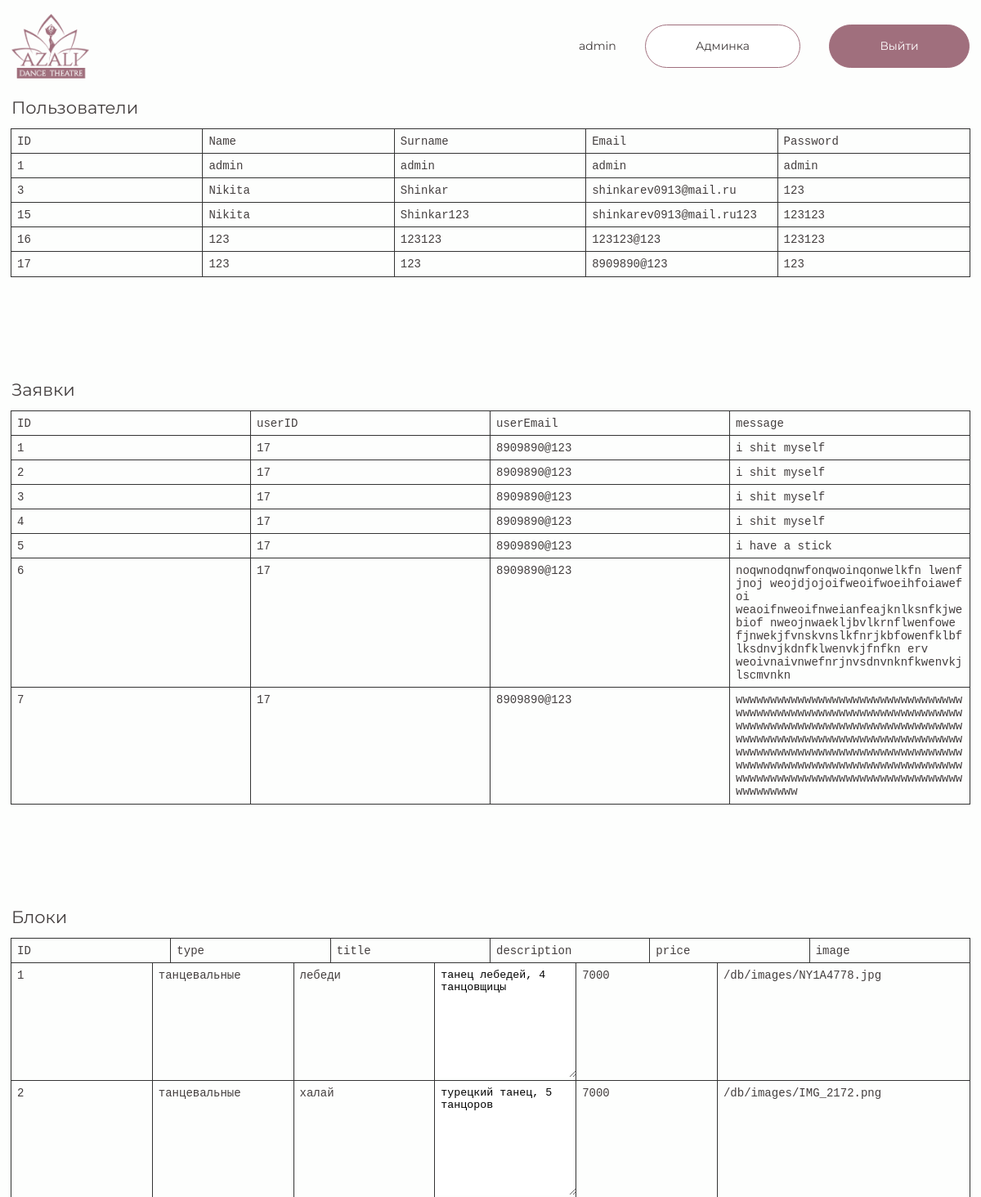
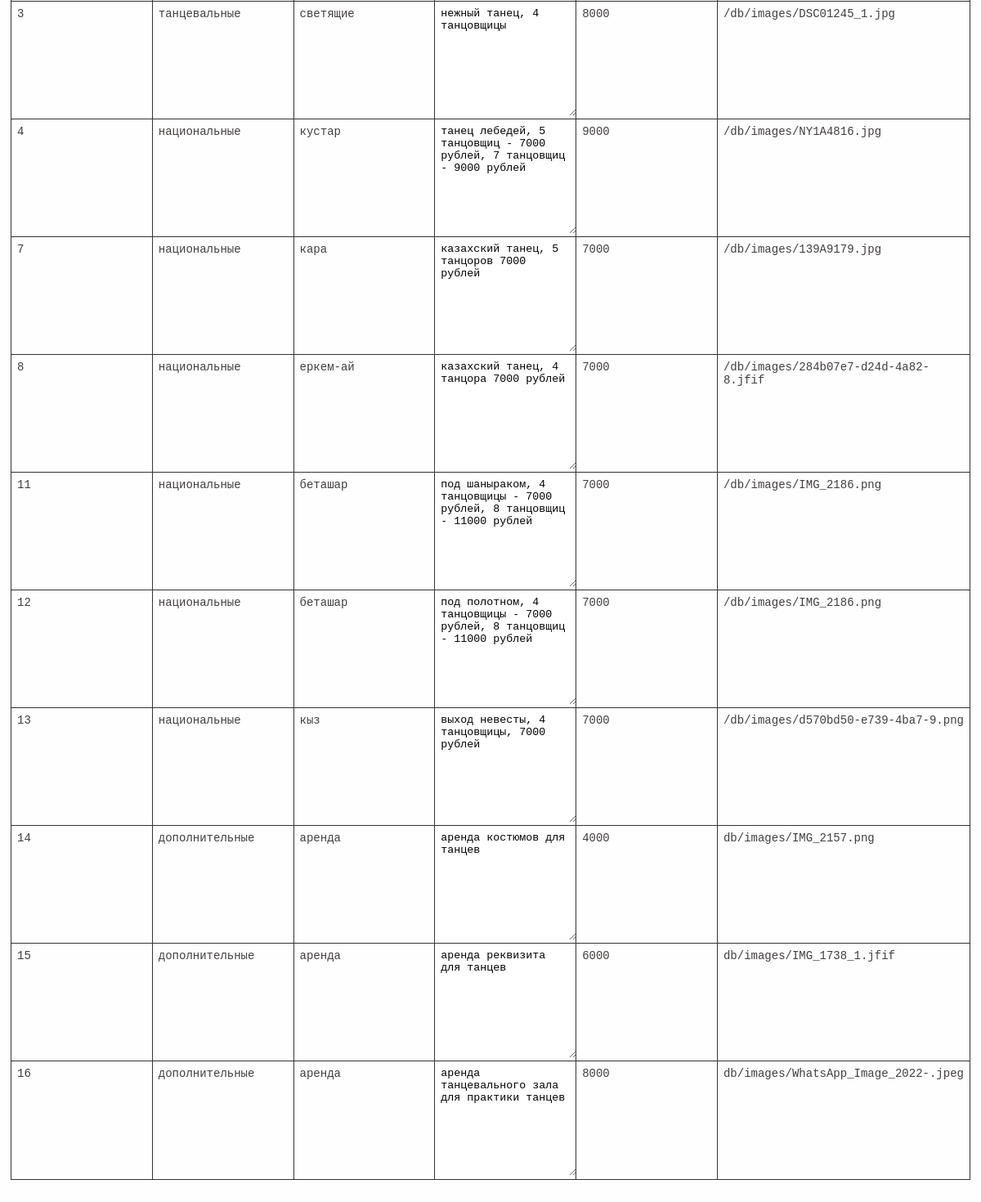
/admin.php (signed in), run on the app's committed database (2 pictures, top to bottom).
### tables this page shows
CREATE TABLE `users` (
  `id` int NOT NULL,
  `name` varchar(255) NOT NULL,
  `surname` varchar(255) NOT NULL,
  `patronymic` varchar(255) NOT NULL,
  `numberPhone` varchar(255) NOT NULL,
  `email` varchar(255) NOT NULL,
  `password` varchar(255) NOT NULL,
  `role` varchar(255) NOT NULL DEFAULT 'user'
);

CREATE TABLE `applications` (
  `id` int NOT NULL,
  `userId` int NOT NULL,
  `userEmail` varchar(255) NOT NULL,
  `message` varchar(255) NOT NULL
);

CREATE TABLE `services` (
  `id` int NOT NULL,
  `type` varchar(255) NOT NULL,
  `title` varchar(255) NOT NULL,
  `description` varchar(255) NOT NULL,
  `price` int NOT NULL,
  `image` varchar(255) NOT NULL
);

### admin.php (called while the page is built)
<?php
include_once './components/global/head.php';
include_once './components/global/header.php';
include_once  './components/admin.php';
include_once './components/global/bottom.php';

### components/admin.php (the view, shortened to what this page needs)
<?php
$connection = $_SESSION['connection'];
$sqlResponse = "SELECT * FROM `users`";
$response = $connection -> query($sqlResponse);
$sqlResponse1 = "SELECT * FROM `applications`";
$response1 = $connection -> query($sqlResponse1);
$sqlResponse2 = "SELECT * FROM `services`";
$response2 = $connection -> query($sqlResponse2);
?>
<section class='wrapper adminWrapper'>
  <div class='inner admin'>
    <span class='adminTitle'>Пользователи</span>
    <div class='users'>
      <div>
        ID
      </div>
      <div>
        Name
      </div>
      <div>
        Surname
      </div>
      <div>
        Email
      </div>
      <div>
        Password
      </div>
      <?php
      while ($preparedData = mysqli_fetch_assoc($response)) {
        echo "
          <div>"
          . $preparedData['id'] .
          "</div>
          <div>"
          . $preparedData['name'] .
          "</div>
          <div>"
          . $preparedData['surname'] .
          "</div>
          <div>"
          . $preparedData['email'] .
          "</div>
          <div>"
          . $preparedData['password'] .
          "</div>";
      }
      ?>
    </div>
  </div>
  <div class='inner admin'>
    <span class='adminTitle'>Заявки</span>
    <div class='applications'>
      <div>
        ID
      </div>
      <div>
        userID
      </div>
      <div>
        userEmail
      </div>
      <div>
        message
      </div>
      <?php
      while ($preparedData = mysqli_fetch_assoc($response1)) {
        echo "
          <div>"
          . $preparedData['id'] .
          "</div>
          <div>"
          . $preparedData['userId'] .
          "</div>
          <div>"
          . $preparedData['userEmail'] .
          "</div>
          <div>"
          . $preparedData['message'] .
          "</div>";
      }
      ?>
    </div>
  </div>
  <div class='inner admin'>
    <span class='adminTitle'>Блоки</span>
    <div class='services'>
      <div>
        ID
      </div>
      <div>
        type
      </div>
      <div>
        title
      </div>
      <div>
        description
      </div>
      <div>
        price
      </div>
      <div>
        image
      </div>
      <form class="servicesForm" method="post" action="">
        <?php
        while ($preparedData = mysqli_fetch_assoc($response2)) {
          echo "
          <span>".$preparedData['id']."</span>
          <label><input type='text' value=".$preparedData['type']."></label>
          <label><input type='text' value=".$preparedData['title']."></label>
          <label><textarea>".$preparedData['description']."</textarea></label>
          <label><input type='number' value=".$preparedData['price']."></label>
          <span>".$preparedData['image']."</span>";
        }
        ?>
      </form>
    </div>
  </div>
</section>

### styles/globals.css (style rules this page uses)
body { --colorBackground: #fdfefd; --colorWhite: #fff; --colorPink: #a06f7d; --colorLightPink: #ae939b; --colorBlack: #433e3e; --fontSansSerif: Montserrat, sans-serif; --fontSerif: Prata, serif; }
html { background: #fdfefd; color: #433e3e; font-size: 14px; }
section { margin-top: 7.5rem; }
.wrapper { width: 100%; display: flex; justify-content: center; padding: 0 1rem; position: relative; }
.inner { width: min(100%, 88rem); }
.admin { display: flex; flex-direction: column; gap: 1rem; width: 100%; padding-bottom: 4rem; }
.adminWrapper { display: flex; flex-direction: column; gap: 4rem; padding-bottom: 4rem; }
.adminTitle { font-size: 1.5rem; margin-top: 1rem; }
.users { display: grid; grid-template-columns: repeat(5, 1fr); grid-auto-rows: 1fr; }
.applications { display: grid; grid-template-columns: repeat(4, 1fr); grid-auto-rows: min-content; grid-auto-flow: dense; }
.users > div, .applications > div { outline: #333 solid 1px; background: var(--colorBackground); padding: .5rem; font-family: monospace; word-wrap: anywhere; }
textarea { width: 100%; resize: vertical; min-height: 10rem; max-height: 30rem; border: none; outline: none; border-radius: inherit; padding: 1rem; }
.services { display: grid; grid-template-columns: repeat(6, 1fr); }
.services > div { outline: #333 solid 1px; background: var(--colorBackground); padding: .5rem; font-family: monospace; word-wrap: anywhere; }
.servicesForm { display: grid; grid-template-columns: repeat(6, 1fr); grid-column: 1/7; }
.servicesForm > * { outline: #333 solid 1px; background: var(--colorBackground); height: 100%; width: 100%; }
.servicesForm input, .servicesForm textarea, .servicesForm span { padding: .5rem; width: 100%; font-family: monospace; }

### data on the page
users: id "1", name "admin", surname "admin", email "admin", password "admin"
users: id "3", name "Nikita", surname "Shinkar", email "shinkarev0913@mail.ru", password "123"
users: id "15", name "Nikita", surname "Shinkar123", email "shinkarev0913@mail.ru123", password "123123"
users: id "16", name "123", surname "123123", email "123123@123", password "123123"
users: id "17", name "123", surname "123", email "8909890@123", password "123"
applications: id "1", userId "17", userEmail "8909890@123", message "i shit myself"
applications: id "2", userId "17", userEmail "8909890@123", message "i shit myself"
applications: id "3", userId "17", userEmail "8909890@123", message "i shit myself"
applications: id "4", userId "17", userEmail "8909890@123", message "i shit myself"
applications: id "5", userId "17", userEmail "8909890@123", message "i have a stick"
applications: id "6", userId "17", userEmail "8909890@123", message "noqwnodqnwfonqwoinqonwelkfn lwenf jnoj weojdjojoifweoifwoeihfoiawef oi weaoifnweoifnweianfeajknlksnfkjwebiof nweojnwaekljbvlkrnflwenfowe fjnwekjfvnskvnslkfnrjkbfowenfklbflksdnvjkdnfklwenvkjfnfkn erv weoivnaivnwefnrjnvsdnvnknfkwenvkjlscmvnkn"
applications: id "7", userId "17", userEmail "8909890@123", message "wwwwwwwwwwwwwwwwwwwwwwwwwwwwwwwwwwwwwwwwwwwwwwwwwwwwwwwwwwwwwwwwwwwwwwwwwwwwwwwwwwwwwwwwwwwwwwwwwwwwwwwwwwwwwwwwwwwwwwwwwwwwwwwwwwwwwwwwwwwwwwwwwwwwwwwwwwwwwwwwwwwwwwwwwwwwwwwwwwwwwwwwwwwwwwwwwwwwwwwwwwwwwwwwwwwwwwwwwwwwwwwwwwwwwwwwwwwwwwww"
services: id "1", title "лебеди", description "танец лебедей, 4 танцовщицы", price "7000", image "/db/images/NY1A4778.jpg"
services: id "2", title "халай", description "турецкий танец, 5 танцоров", price "7000", image "/db/images/IMG_2172.png"
services: id "3", description "нежный танец, 4 танцовщицы", price "8000", image "/db/images/DSC01245_1.jpg"
services: id "4", title "кустар", description "танец лебедей, 5 танцовщиц - 7000 рублей, 7 танцовщиц - 9000 рублей", price "9000", image "/db/images/NY1A4816.jpg"
services: id "7", description "казахский танец, 5 танцоров 7000 рублей", price "7000", image "/db/images/139A9179.jpg"
services: id "8", title "еркем-ай", description "казахский танец, 4 танцора 7000 рублей", price "7000", image "/db/images/284b07e7-d24d-4a82-8.jfif"
services: id "11", title "беташар", description "под шаныраком, 4 танцовщицы - 7000 рублей, 8 танцовщиц - 11000 рублей", price "7000", image "/db/images/IMG_2186.png"
services: id "12", title "беташар", description "под полотном, 4 танцовщицы - 7000 рублей, 8 танцовщиц - 11000 рублей", price "7000", image "/db/images/IMG_2186.png"
services: id "13", description "выход невесты, 4 танцовщицы, 7000 рублей", price "7000", image "/db/images/d570bd50-e739-4ba7-9.png"
services: id "14", description "аренда костюмов для танцев", price "4000", image "db/images/IMG_2157.png"
services: id "15", description "аренда реквизита для танцев", price "6000", image "db/images/IMG_1738_1.jfif"
services: id "16", description "аренда танцевального зала для практики танцев", price "8000", image "db/images/WhatsApp_Image_2022-.jpeg"

### other printed values
$userEmail "admin"
